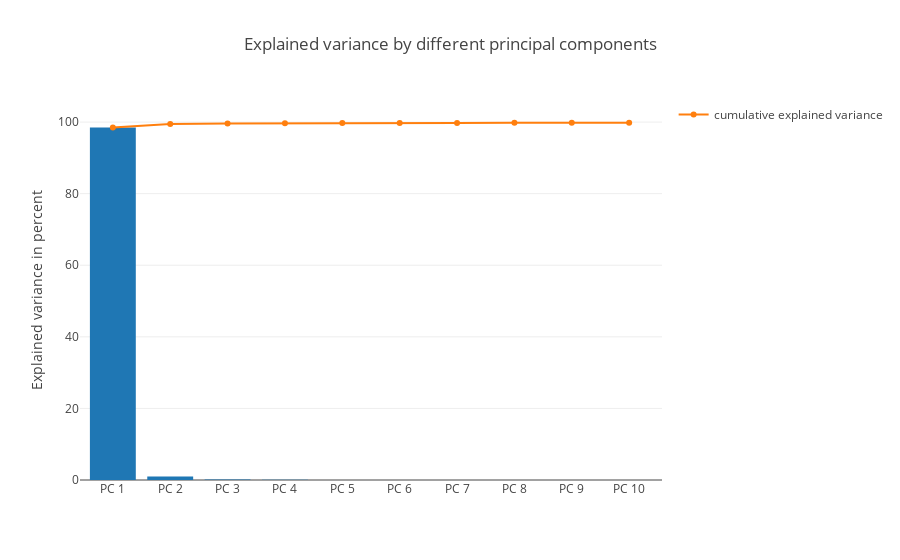

The notebook cell this image was saved under:
### Code cell
fig = plot_explained_variance(eig_val, 10)
iplot(fig)

### Figure 1 — Plotly figure (JSON) as saved in the notebook; plotly's stock layout.template omitted (floating-point values rounded to 4 significant figures; data arrays with more than 128 entries replaced by an {"elided": "..."} marker saying what was removed)
{"data": [{"showlegend": false, "type": "bar", "x": ["PC 1", "PC 2", "PC 3", "PC 4", "PC 5", "PC 6", "PC 7", "PC 8", "PC 9", "PC 10"], "y": {"elided": "3672 float values"}}, {"name": "cumulative explained variance", "type": "scatter", "x": ["PC 1", "PC 2", "PC 3", "PC 4", "PC 5", "PC 6", "PC 7", "PC 8", "PC 9", "PC 10"], "y": {"elided": "3672 float values"}}], "layout": {"title": "Explained variance by different principal components", "yaxis": {"title": "Explained variance in percent"}}}
